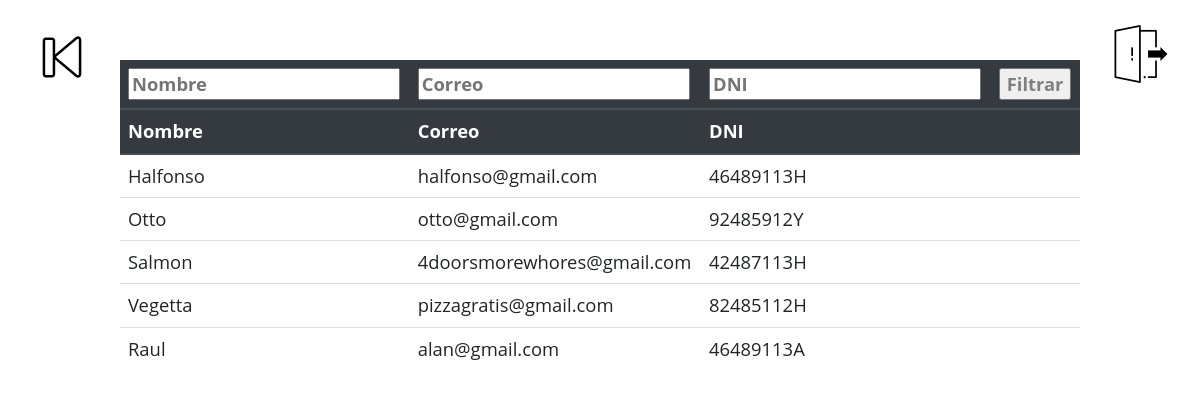
/view/admin.php?id=1 (signed in), run on the app's committed database.
### tables this page shows
CREATE TABLE `tbl_voluntario` (
  `id` int(11) NOT NULL,
  `nombre_vol` varchar(45) DEFAULT NULL,
  `correo_vol` varchar(50) DEFAULT NULL,
  `dni_vol` varchar(9) DEFAULT NULL
);

### view/admin.php (the view, shortened to what this page needs)
<!DOCTYPE html>
<?php
include_once '../services/connection.php';
$evento_id = $_REQUEST['id'];
?>
<html lang="en">
<head>
    <link rel="stylesheet" href="../css/styles.css">
    <link rel="stylesheet" href="https://stackpath.bootstrapcdn.com/bootstrap/4.4.1/css/bootstrap.min.css">
    <link rel="stylesheet" href="https://maxcdn.bootstrapcdn.com/bootstrap/4.5.2/css/bootstrap.min.css">
    <link rel="stylesheet" href="https://maxcdn.bootstrapcdn.com/bootstrap/3.3.7/css/bootstrap.min.css" />
</head>
<body>
<div class="atras"><a href="evento.admin.php"><img src="../img/back.png" ></a></div>
<div class="logout"><a href="../processes/kill-login.php"><img src="../img/logout.png" ></a></div>
<div class="historial">
    <table class="table table-hover table-borderless">
    <thead class="thead-dark">
        <tr><form action="admin.php" method="POST">
                <th><input type="text" name="nombre" placeholder="Nombre"></th>
                <th><input type="text" name="correo" placeholder="Correo"></th>
                <th><input type="text" name="dni" placeholder="DNI"></th>
                <th><input type="submit" name="enviar" value="Filtrar"></th>
        </form></tr>
        <?php
    $queryGeneral = "SELECT tbl_voluntario.nombre_vol,tbl_voluntario.correo_vol, tbl_voluntario.dni_vol FROM `tbl_voluntario`
     INNER JOIN tbl_evento_voluntario on tbl_voluntario.id=tbl_evento_voluntario.id_vol
     INNER JOIN tbl_evento on tbl_evento_voluntario.id_even=tbl_evento.id where tbl_evento.id={$evento_id} ";
        $voluntarios=$pdo->prepare($queryGeneral);
        $voluntarios->execute();
        $voluntarios = $voluntarios->fetchAll(PDO::FETCH_ASSOC);
        ?>
        <tr>
            <th>Nombre</th>
            <th>Correo</th>
            <th>DNI</th>
            <th></th>
        </tr>
        </thead>
        <tbody>
        <?php foreach ($voluntarios as $voluntarios) { ?>
                <tr>
                    <td><?php echo $voluntarios['nombre_vol'] ?></td>
                    <td><?php echo $voluntarios['correo_vol'] ?></td>
                    <td><?php echo $voluntarios['dni_vol'] ?></td>
                    <td></td>
                </tr>
                <?php } ?>
        </tbody>
    </table>
</div>
</body>
</html>

### css/styles.css (style rules this page uses)
* { margin: 0%; font-family: 'Open Sans', sans-serif; }
html { scroll-behavior: smooth; }
body { margin: 0; }
.logout { position: absolute; top: 25px; right: 30px; transition: 0.5s; }
.logout a { margin-top: 3px; min-height: 55px; min-width: 55px; text-decoration: none; color: white; }
.atras { position: absolute; top: 25px; left: 30px; transition: 0.5s; }
.atras a { margin-top: 3px; min-height: 55px; min-width: 55px; text-decoration: none; color: white; }
.historial { margin-top: 5%; margin-left: 10%; width: 80%; }
input[type=submit] { color: grey; }
input { color: black; transition: 0.5s; }
.table { font-size: 2.3vh; }

### data on the page
tbl_voluntario: nombre_vol "Halfonso", correo_vol "halfonso@gmail.com", dni_vol "46489113H"
tbl_voluntario: nombre_vol "Otto", correo_vol "otto@gmail.com", dni_vol "92485912Y"
tbl_voluntario: nombre_vol "Salmon", correo_vol "4doorsmorewhores@gmail.com", dni_vol "42487113H"
tbl_voluntario: nombre_vol "Vegetta", correo_vol "pizzagratis@gmail.com", dni_vol "82485112H"
tbl_voluntario: nombre_vol "Raul", correo_vol "alan@gmail.com", dni_vol "46489113A"
